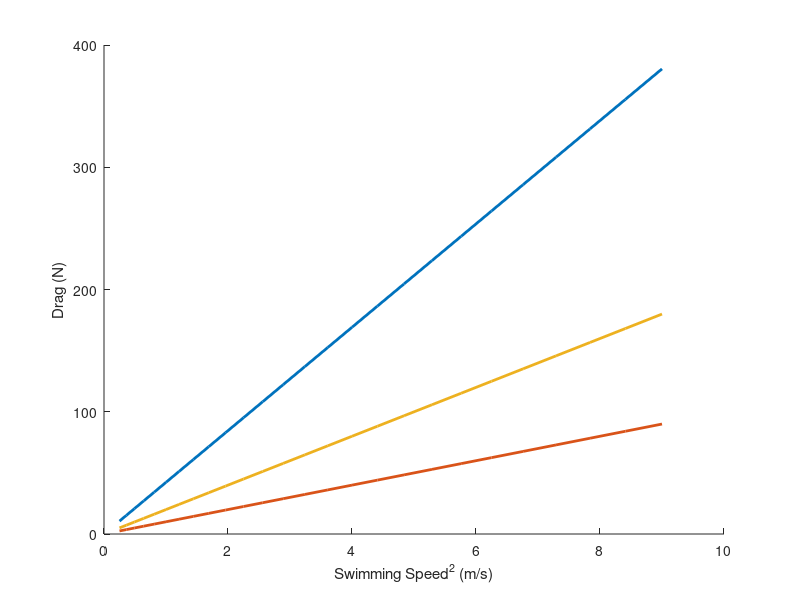

This chart was generated by the following MATLAB code: (Note: this script raises an error after producing the figure.)
% bowhead vs narw drag

% drag = 1/2 rho A Cd U^2 
% drag coefficient from van der Hoop, McGregor, fairly average 
Cd = 0.01; 
% seawater density
rho = 1025;
U = 0.5:0.1:3; % speeds
% drag augmentation factor for oscillation, = 1-3 as per Frank Fish, pers comm
k = 1.5;
% appendages
g = 1.3;

%%
bowhead_drag = 0.5*rho*4.23*Cd*U.^2*g*k; 
right_drag1 = 0.5*rho*1*Cd*U.^2*g*k; 
right_drag2 = 0.5*rho*2*Cd*U.^2*g*k; 
% data_drag = 0.5*rho.*gapes*Cd.*allspeeds'*g*k; 

figure(1), clf
hold on 
plot(U.^2,bowhead_drag,'LineWidth',2)
plot(U.^2,right_drag1,'LineWidth',2)
plot(U.^2,right_drag2,'LineWidth',2)

xlabel('Swimming Speed^2 (m/s)'), ylabel('Drag (N)'), adjustfigurefont('helvetica',14)
legend('Bowhead, 4.2 m^2 gape', 'Right, 1m^2 gape', 'Right, 2m^2 gape','location','NW')

% Potvin Mouth Friction Drag (N) [U^2 vs N]
MouthFriction = [1.0238559	84.90758
2.2950184	234.156
4.025251	447.49136
15.994707	1682.0536
0.98922634	257.6173
2.2959318	471.56204
3.991452	836.0248
9.007175	1864.7675
15.930597	3365.5798
0.9895585	343.94678
2.2971776	795.2976
3.993362	1332.4193
16.008991	5394.221];
plot(MouthFriction(:,1),MouthFriction(:,2),'o')
% fit a relationship to this for smoother plotting
ft3 = fit(MouthFriction(1:4,1),MouthFriction(1:4,2),'poly1');
ft5 = fit(MouthFriction(5:9,1),MouthFriction(5:9,2),'poly1');
ft72 = fit(MouthFriction(10:13,1),MouthFriction(10:13,2),'poly1'); 

figure(2), clf, hold on 
plot(U,4.2*U,'--','LineWidth',2)
plot(U,1*U,'--','LineWidth',2)
plot(U,2*U,'--','LineWidth',2)
xlabel('Swimming Speed (m/s)'), ylabel('Filtration Rate (m^3/s)'), adjustfigurefont('helvetica',14)
legend('Bowhead, 4.2 m^2 gape', 'Right, 1m^2 gape', 'Right, 2m^2 gape','location','NW')


figure(3), clf
h1 = axes('Color','w','XColor','k','YColor','k',...
          'YLim',[0 3500],'Xlim',[0.5 max(U)],'NextPlot','add');
h2 = axes('Color','none','XColor','k','YColor','k',...
          'YLim',[0 13],'Xlim',[0.5 max(U)],...
          'Yaxislocation','right','ytick',[0 3 6 9 12],...
          'Xaxislocation','top','xtick',[],'NextPlot','add');

xlabel(h1,'Swimming Speed (m/s)');
ylabel(h1,'Mouth Friction Drag (N)');
ylabel(h2,'Filtation Rate (m^3/s)');

plot(h1,U,feval(ft72,U.^2),'Linewidth',2)
plot(h1,U,feval(ft5,U.^2),'Linewidth',2)
plot(h1,U,feval(ft3,U.^2),'Linewidth',2)

bowhead_frate = 4.2*U; % filtration rates of bowhead and rights based on area and swimming speed
right_frate1 = 1*U; 
right_frate2 = 2*U; 

plot(h2,U,bowhead_frate,'--','LineWidth',2)
plot(h2,U,right_frate2,'--','LineWidth',2)
plot(h2,U,right_frate1,'--','LineWidth',2)
legend('Bowhead, 4.2 m^2 gape', 'Right, 1m^2 gape', 'Right, 2m^2 gape','location','NW')

adjustfigurefont('Helvetica',14), print('bowhead_right_drag','-dpng')

% values for paper

% right whale with 1m2 gape filters 3 m^3/s at 3 m/s, drag is X amount more
% than bowhead filtering that speed 
right_drag1(end)/bowhead_drag(3);
right_drag2(find(U==1.5))/bowhead_drag(3);


% plot(h1,allspeeds,data_drag,'o')
% plot(h2,allspeeds,all_hr_rate/3600,'^')
return 

%% sharks
whaleshark_drag = 0.5*rho*0.1*Cd*U.^2*g*k; 
basking_drag = 0.5*rho*0.4*Cd*U.^2*g*k;

% figure(3), clf
% h1 = axes('Color','w','XColor','k','YColor','k',...
%           'YLim',[0 450],'Xlim',[0.5 max(U)],'NextPlot','add');
% h2 = axes('Color','none','XColor','k','YColor','k',...
%           'YLim',[0 14],'Xlim',[0.5 max(U)],...
%           'Yaxislocation','right','ytick',[0 3 6 9 12],...
%           'Xaxislocation','top','xtick',[],'NextPlot','add');

% xlabel(h1,'Swimming Speed (m/s)');
% ylabel(h1,'Drag (N); Frontal Area Reference');
% ylabel(h2,'Filtation Rate (m^3/s)');

plot(h1,U,whaleshark_drag,'Linewidth',2)
plot(h1,U,basking_drag,'Linewidth',2)

whaleshark_frate = 0.1*U; % filtration rates of bowhead and rights based on area and swimming speed
basking_frate = 0.4*U; 

plot(h2,U,whaleshark_frate,'--','LineWidth',2)
plot(h2,U,basking_frate,'--','LineWidth',2)
legend('Whale Shark', 'Basking Shark','location','NW')
